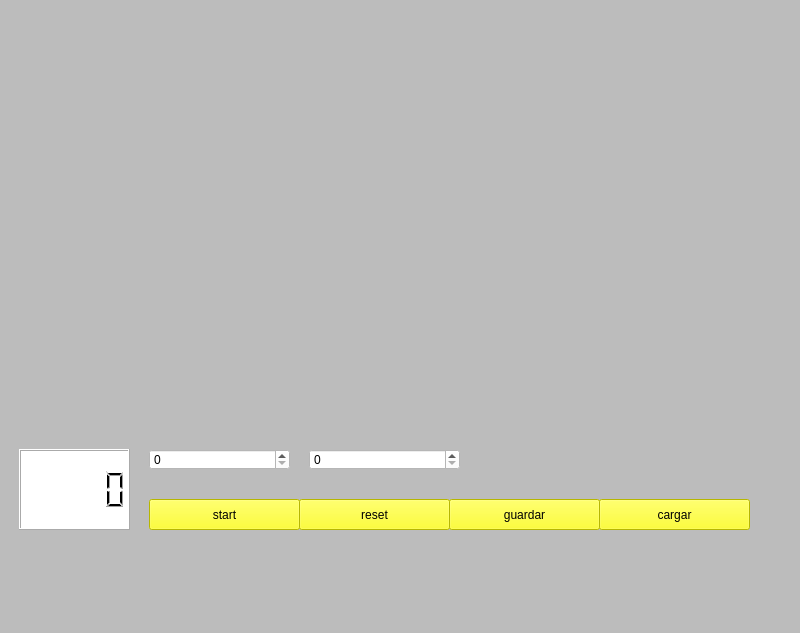
<?xml version="1.0" encoding="UTF-8"?>
<ui version="4.0">
 <class>MainWindow</class>
 <widget class="QMainWindow" name="MainWindow">
  <property name="geometry">
   <rect>
    <x>0</x>
    <y>0</y>
    <width>800</width>
    <height>633</height>
   </rect>
  </property>
  <property name="windowTitle">
   <string>MainWindow</string>
  </property>
  <property name="styleSheet">
   <string notr="true">background-color: rgb(188, 188, 188);
</string>
  </property>
  <widget class="QWidget" name="centralwidget">
   <widget class="QWidget" name="widget" native="true">
    <property name="geometry">
     <rect>
      <x>9</x>
      <y>9</y>
      <width>782</width>
      <height>411</height>
     </rect>
    </property>
    <property name="styleSheet">
     <string notr="true"/>
    </property>
    <widget class="QWidget" name="gridLayoutWidget">
     <property name="geometry">
      <rect>
       <x>0</x>
       <y>0</y>
       <width>781</width>
       <height>411</height>
      </rect>
     </property>
     <layout class="QGridLayout" name="gridLayout"/>
    </widget>
   </widget>
   <widget class="QWidget" name="widget_2" native="true">
    <property name="geometry">
     <rect>
      <x>9</x>
      <y>429</y>
      <width>782</width>
      <height>121</height>
     </rect>
    </property>
    <property name="styleSheet">
     <string notr="true">
</string>
    </property>
    <widget class="QLCDNumber" name="lcdNumber">
     <property name="geometry">
      <rect>
       <x>10</x>
       <y>20</y>
       <width>111</width>
       <height>81</height>
      </rect>
     </property>
     <property name="styleSheet">
      <string notr="true">background-color: rgb(255, 255, 255);</string>
     </property>
    </widget>
    <widget class="QPushButton" name="pushButton">
     <property name="geometry">
      <rect>
       <x>140</x>
       <y>70</y>
       <width>151</width>
       <height>31</height>
      </rect>
     </property>
     <property name="styleSheet">
      <string notr="true">background-color: rgb(255, 255, 0);</string>
     </property>
     <property name="text">
      <string>start</string>
     </property>
    </widget>
    <widget class="QPushButton" name="pushButton_2">
     <property name="geometry">
      <rect>
       <x>290</x>
       <y>70</y>
       <width>151</width>
       <height>31</height>
      </rect>
     </property>
     <property name="styleSheet">
      <string notr="true">background-color: rgb(255, 255, 0);</string>
     </property>
     <property name="text">
      <string>reset</string>
     </property>
    </widget>
    <widget class="QSpinBox" name="spinBox">
     <property name="geometry">
      <rect>
       <x>140</x>
       <y>20</y>
       <width>141</width>
       <height>21</height>
      </rect>
     </property>
     <property name="styleSheet">
      <string notr="true">background-color: rgb(255, 255, 255);</string>
     </property>
    </widget>
    <widget class="QSpinBox" name="spinBox_2">
     <property name="geometry">
      <rect>
       <x>300</x>
       <y>20</y>
       <width>151</width>
       <height>21</height>
      </rect>
     </property>
     <property name="styleSheet">
      <string notr="true">background-color: rgb(255, 255, 255);</string>
     </property>
    </widget>
    <widget class="QPushButton" name="pushButton_3">
     <property name="geometry">
      <rect>
       <x>440</x>
       <y>70</y>
       <width>151</width>
       <height>31</height>
      </rect>
     </property>
     <property name="styleSheet">
      <string notr="true">background-color: rgb(255, 255, 0);</string>
     </property>
     <property name="text">
      <string>guardar</string>
     </property>
    </widget>
    <widget class="QPushButton" name="pushButton_4">
     <property name="geometry">
      <rect>
       <x>590</x>
       <y>70</y>
       <width>151</width>
       <height>31</height>
      </rect>
     </property>
     <property name="styleSheet">
      <string notr="true">background-color: rgb(255, 255, 0);</string>
     </property>
     <property name="text">
      <string>cargar</string>
     </property>
    </widget>
   </widget>
  </widget>
  <widget class="QMenuBar" name="menubar">
   <property name="geometry">
    <rect>
     <x>0</x>
     <y>0</y>
     <width>800</width>
     <height>21</height>
    </rect>
   </property>
  </widget>
  <widget class="QStatusBar" name="statusbar"/>
 </widget>
 <resources/>
 <connections/>
</ui>
